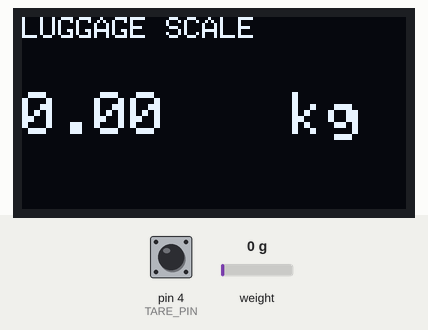
Simulated run of this sketch. Board: Arduino Uno, built with avr-gcc and run on an emulated ATmega328P. Shown: 128×64 one-colour display. The inputs (shaded band) are chosen by the test bench; at power-on: pin 4 (TARE_PIN) HIGH, weight on the scale 0 g.

Above: at 2.2 s.
2.3 s: pin 4 (TARE_PIN) pulled LOW for 3.2 s
At 4.0 s:
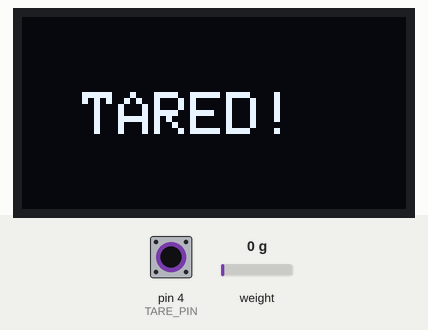
7.6 s: weight on the scale set to 2 g
At 8.8 s:
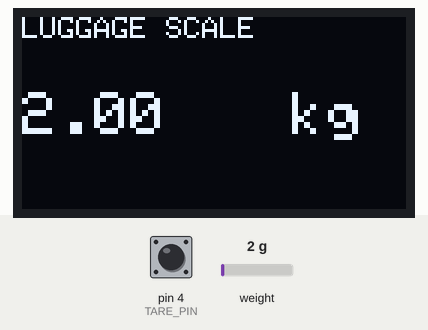
9.3 s: weight on the scale set to 100 g
At 10.6 s:
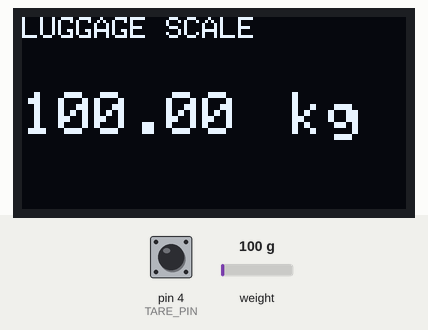
11.0 s: weight on the scale set to 1250 g
At 12.4 s:
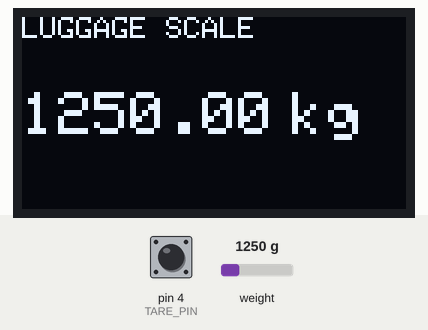
12.7 s: pin 4 (TARE_PIN) pulled LOW for 0.5 s
At 15.6 s:
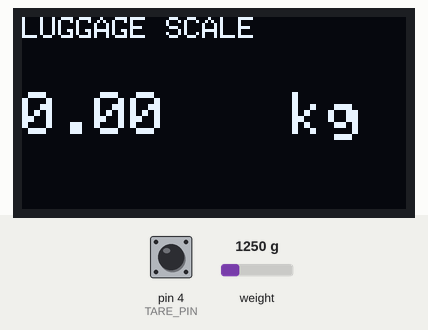
16.2 s: pin 4 (TARE_PIN) pulled LOW for 1 s
At 17.9 s:
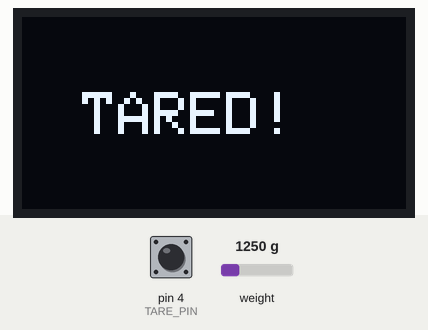
Timing chart, 0 to 19.4 s (numbered marks = the images above; inputs shaded):
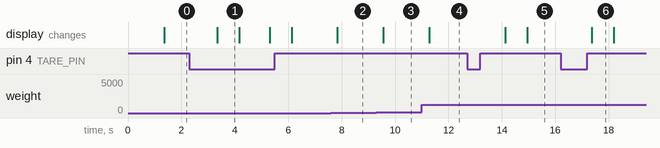

Measured:
- the behaviour switches between 0 and 1 g on weight on the scale (found by bisection; images 1 and 2)
- after the input at 2.3 s, the display: changes after 1.0 s (image 1)
- after the input at 7.6 s, the display: changes after 0.25 s (image 2)
- after the input at 9.3 s, the display: changes after 0.26 s (image 3)
- after the input at 11.0 s, the display: changes after 0.28 s (image 4)
- after the input at 12.7 s, the display: first changes after 1.4 s (image 5 shows a later state)
- after the input at 16.2 s, the display: changes after 1.2 s (image 6)

The sketch:

luggage_scale.ino
```cpp
#include "HX711.h"
#include <Adafruit_GFX.h>
#include <Adafruit_SSD1306.h>

// Pin Definitions
#define DT_PIN   2
#define SCK_PIN  3
#define TARE_PIN 4

// OLED Setup (128x64 I2C)
#define SCREEN_WIDTH 128
#define SCREEN_HEIGHT 64
Adafruit_SSD1306 display(SCREEN_WIDTH, SCREEN_HEIGHT, &Wire, -1);

HX711 scale;
float calibration_factor = 420.0; // Adjust for real load cell

void setup() {
  Serial.begin(115200);

  // Configure single Tare button with internal pull-up
  pinMode(TARE_PIN, INPUT_PULLUP);

  // Initialize display
  display.begin(SSD1306_SWITCHCAPVCC, 0x3C);
  display.clearDisplay();
  display.setTextColor(SSD1306_WHITE);

  // Initialize load cell
  scale.begin(DT_PIN, SCK_PIN);
  scale.set_scale(calibration_factor);
  scale.tare(); // Auto-zero on boot
}

void loop() {
  // Check Tare Button Press
  if (digitalRead(TARE_PIN) == LOW) {
    scale.tare();

    // Quick visual feedback on display
    display.clearDisplay();
    display.setTextSize(2);
    display.setCursor(20, 25);
    display.print("TARED!");
    display.display();
    delay(500);
  }

  // Read Weight & Update Display
  if (scale.is_ready()) {
    float rawWeight = scale.get_units(3); // Average 3 readings
    if (rawWeight < 0) rawWeight = 0.0;   // Prevent tiny negative zero-jitter

    display.clearDisplay();

    // Header
    display.setTextSize(1);
    display.setCursor(0, 0);
    display.print("LUGGAGE SCALE");

    // Weight Value
    display.setTextSize(2);
    display.setCursor(0, 25);
    display.print(rawWeight, 2);

    // Unit
    display.setTextSize(2);
    display.setCursor(90, 25);
    display.print("kg");

    display.display();
  }

  delay(100);
}
```
